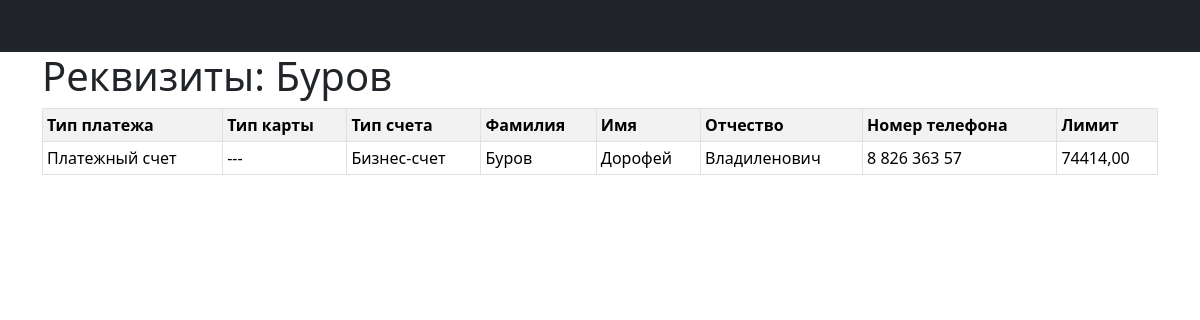
The app's page /show_req/95/ with its own data.
### info_pay/models.py (models this page shows, shortened)
class Requisit(models.Model):
    Choices_pay = [
        ('Карта', "Карта"),
        ('Платежный счет', "Платежный счет")
    ]
    Choices_card = [
        ('Дебетовая', 'Дебетовая'),
        ('Кредитная', 'Кредитная'),
        ('Предоплаченная', 'Предоплаченная')
    ]
    Choices_account = [
        ('Текущий', 'Текущий'),
        ('Сберегательный', 'Сберегательный'),
        ('Бизнес-счет', 'Бизнес-счет')
    ]
    type_payment = models.CharField(max_length=20, choices=Choices_pay, default='Card')
    last_name = models.CharField(max_length=50)
    first_name = models.CharField(max_length=50)
    middle_name = models.CharField(max_length=50, blank=True, null=True)
    phone = models.CharField(max_length=12)
    limit = models.DecimalField(max_digits=10, decimal_places=2, default=0.00)
    card_type = models.CharField(choices=Choices_card, max_length=20, blank=True, null=True)
    account_type = models.CharField(choices=Choices_account, max_length=20, blank=True, null=True)

### info_pay/views.py (the view)
# urls.py: path('show_req/<int:pk>/', ShowReqView.as_view(), name='show_req'),
class ShowReqView(DetailView):
    model = Requisit
    template_name = 'show_req.html'

### info_pay/templates/show_req.html (shortened to what this page needs)
{% extends "base.html" %}
{% block body %}
	<h1>Реквизиты: {{object.last_name}}</h1>
        <table id="table" class="table table-striped table-bordered table-sm">
            <tr>
                <th id="type_pay">Тип платежа</th>
                <th>Тип карты</th>
                <th>Тип счета</th>
                <th>Фамилия</th>
                <th>Имя</th>
                <th>Отчество</th>
                <th>Номер телефона</th>
                <th>Лимит</th>
            </tr>
                <tr>
                    <td>{{ object.type_payment }}</td>
                    {% if object.card_type is None %}
                        <td>---</td>
                    {% else %}
                        <td>{{ object.card_type }}</td>
                    {% endif %}
                    {% if object.account_type is None %}
                        <td>---</td>
                    {% else %}
                        <td>{{ object.account_type }}</td>
                    {% endif %}
                    <td>{{ object.last_name }}</td>
                    <td>{{ object.first_name}}</td>
                    <td>{{ object.middle_name}}</td>
                    <td>{{ object.phone }}</td>
                    <td>{{ object.limit }}</td>
                </tr>
        </table>
{% endblock %}

### records on screen
Requisit: last_name "Буров", type_payment "Платежный счет", account_type "Бизнес-счет", first_name "Дорофей", middle_name "Владиленович", phone "8 826 363 57", limit "74414,00"
